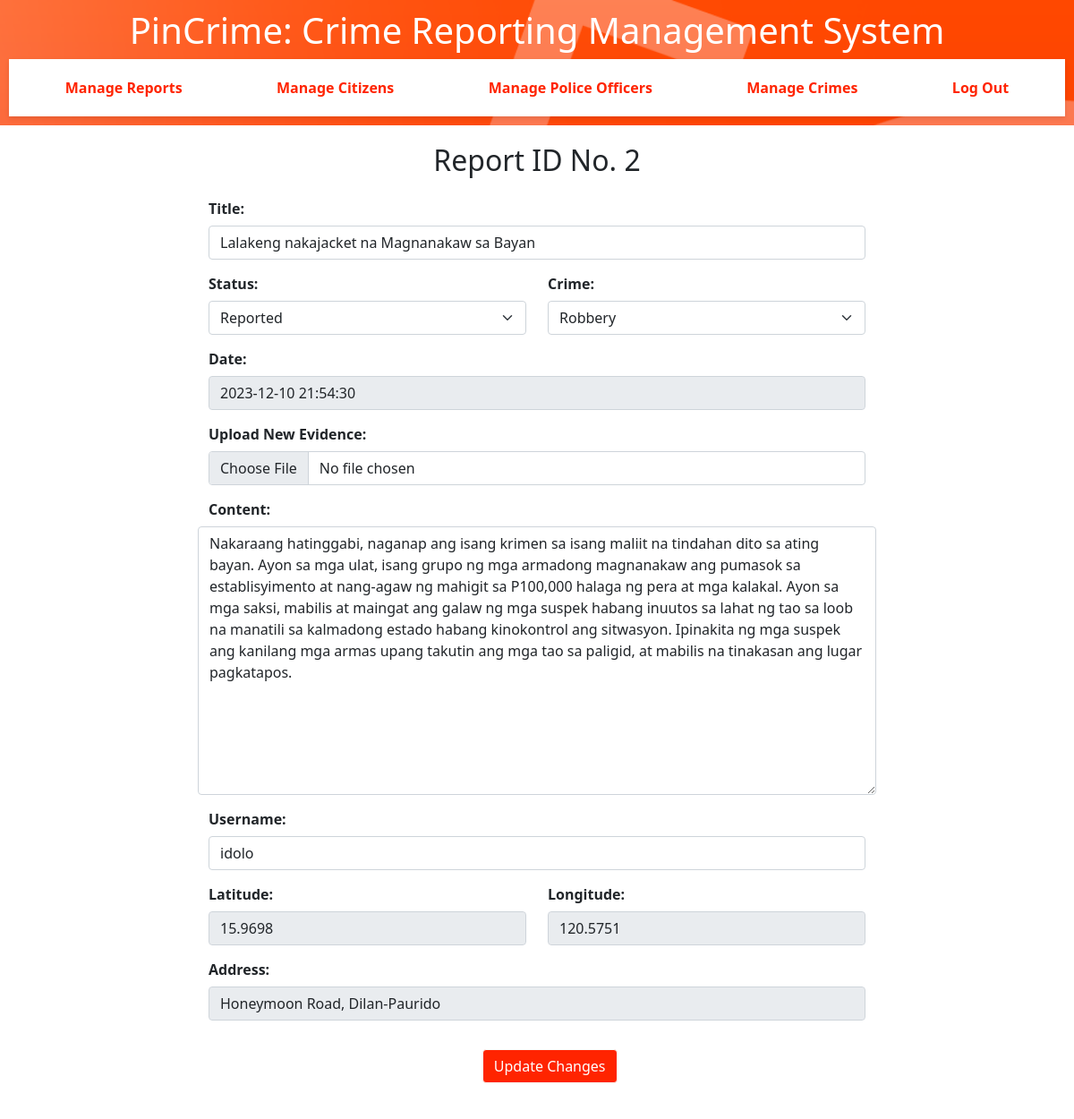
Screenshot of /admin_report_update.php?reportID=2 (signed in) with the database file from the repository.
### tables this page shows
CREATE TABLE `report` (
  `reportID` int(11) NOT NULL,
  `title` varchar(50) NOT NULL,
  `status` varchar(15) NOT NULL,
  `crime` varchar(50) NOT NULL,
  `date` datetime NOT NULL,
  `pic_evidence` varchar(100) DEFAULT NULL,
  `content` varchar(600) NOT NULL,
  `username` varchar(20) NOT NULL,
  `latitude` double DEFAULT NULL,
  `longitude` double DEFAULT NULL,
  `address` varchar(150) NOT NULL
);

### admin_report_update.php (the view, shortened to what this page needs)
<?php
    if (isset($_SESSION['email']) && isset($_SESSION['username']) && isset($_SESSION['password'])) {
        require "conn.php";
?>
<!DOCTYPE html>
<html lang="en">
<head>
    <link rel="stylesheet" type="text/css" href="admin.css">
    <link href="https://cdn.jsdelivr.net/npm/bootstrap@5.0.2/dist/css/bootstrap.min.css" rel="stylesheet">
    <link rel="stylesheet" href="https://cdn.datatables.net/1.10.25/css/jquery.dataTables.min.css">
</head>
<body>
    <?php
    require "admin_header.php";
    if (isset($_GET['reportID'])) {
        $id = $_GET['reportID'];
        $result = $conn->query("SELECT * from report WHERE reportID = $id");
        $row = $result->fetch_assoc();
    }
    ?>
    <div class="container-md mt-1 p-2">
        <div class="text-center py-2"><h2>Report ID No. <?php echo $id; ?></h2></div>
            <form method="post" enctype="multipart/form-data" action="<?php echo $_SERVER["PHP_SELF"]; ?>">
                <div class="row justify-content-center">
                    <label class="col col-form-label fw-bold" for="newTitle">Title: </label>
                </div>
                <div class="row justify-content-center mb-2">
                    <div class="col"><input class="form-control" type="text" name="newTitle" value="<?php echo $row['title']; ?>"></div>
                </div>
                <div class="row justify-content-center">
                    <label class="col-6 col-form-label fw-bold" for="newAge">Status: </label>
                    <label class="col-6 col-form-label fw-bold" for="newGender">Crime: </label>
                </div>
                <div class="row justify-content-center mb-2">
                    <div class="col-6">
                        <select class="form-select" name="newStat" id="newStat">
                            <option value="Reported" <?php echo ($row['status'] == 'Reported') ? 'selected' : ''; ?>>Reported</option>
                        </select>
                    </div>
                    <div class="col-6">
                        <select class="form-select" name="newCrime" id="newCrime">
                            <option value="Robbery" <?php echo ($row['crime'] == 'Robbery') ? 'selected' : ''; ?>>Robbery</option>
                        </select>
                    </div>
                </div>
                <div class="row justify-content-center">
                    <label class="col col-form-label fw-bold" for="date">Date: </label>
                </div>
                <div class="row justify-content-center mb-2">
                    <div class="col">
                        <input class="form-control" type="text" name="date" id="date" value="<?php echo $row['date']; ?>" readonly>
                    </div>
                </div>
                <div class="row justify-content-center">
                    <label class="col col-form-label fw-bold" for="evidence">Upload New Evidence: </label>
                </div>
                <div class="row justify-content-center mb-2">
                    <div class="col">
                        <input class="form-control" type="file" name="evidence" id="evidence">
                    </div>
                </div>
                <div class="row justify-content-center">
                    <label class="col col-form-label fw-bold" for="newContent">Content: </label>
                </div>
                <div class="row justify-content-center mb-2">
                    <textarea class="form-control" name="newContent" id="newContent" style="height: 300px"><?php echo $row['content']; ?></textarea>
                </div>
                <div class="row justify-content-center">
                    <label class="col col-form-label fw-bold" for="newUsername">Username: </label>
                </div>
                <div class="row justify-content-center mb-2">
                    <div class="col">
                        <input class="form-control" type="text" name="newUsername" id="newUsername" value="<?php echo $row['username']; ?>">
                    </div>
                </div>
                <div class="row justify-content-center">
                    <label class="col-6 col-form-label fw-bold" for="latitude">Latitude: </label>
                    <label class="col-6 col-form-label fw-bold" for="longitude">Longitude: </label>
                </div>
                <div class="row justify-content-center mb-2">
                    <div class="col-6">
                        <input class="form-control" type="text" name="latitude" id="latitude" value="<?php echo $row['latitude']; ?>" readonly>
                    </div>
                    <div class="col-6">
                        <input class="form-control" type="text" name="longitude" id="longitude" value="<?php echo $row['longitude']; ?>" readonly>
                    </div>
                </div>
                <div class="row justify-content-center">
                    <label class="col-form-label fw-bold" for="address">Address: </label>
                </div>
                <div class="row justify-content-center mb-2">
                    <div class="col">
                        <input class="form-control" type="text" name="address" id="address" value="<?php echo $row['address']; ?>" readonly>
                    </div>
                </div>
                <div class="d-grid col-2 mx-auto my-2">
                    <input type="submit" class="btn btn-light my-4" name="edit" value="Update Changes" style="background-color: #FF2400; color: white;">
                </div>
            </form>
        </div>
</body>
</html>
<?php
} else {
    header("Location:invalid.php");
}
?>

### admin_report_update.php (style rules this page uses)
.container-md { background-color: white; max-width: 750px; border-radius: 10px; }

### rows the page displays
report: newTitle "Lalakeng nakajacket na Magnanakaw sa Bayan", newStat "Reported", newCrime "Robbery", date "2023-12-10 21:54:30", newContent "Nakaraang hatinggabi, naganap ang isang krimen sa isang maliit na tindahan dito sa ating bayan. Ayon sa mga ulat, isang grupo ng mga armadong magnanakaw ang pumasok sa establisyimento at nang-agaw ng mahigit sa P100,000 halaga ng pera at mga kalakal. Ayon sa mga saksi, mabilis at maingat ang galaw ng mga suspek habang inuutos sa lahat ng tao sa loob na manatili sa kalmadong estado habang kinokontrol ang sitwasyon. Ipinakita ng mga suspek ang kanilang mga armas upang takutin ang mga tao sa paligid, at mabilis na tinakasan ang lugar pagkatapos.", newUsername "idolo", latitude "15.9698", longitude "120.5751", address "Honeymoon Road, Dilan-Paurido"

### other values shown
$id "2"
